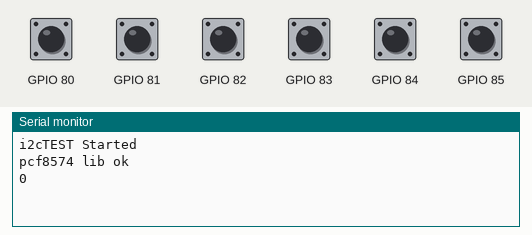
Recording of a sketch running on a simulated ESP32. Shown: the last lines printed to the serial monitor. The test bench sets the inputs (shaded band); at power-on: GPIO 80–85 HIGH.

Above: at 1.7 s.
1.8 s: GPIO 80 pulled LOW for 0.15 s
At 2.8 s:
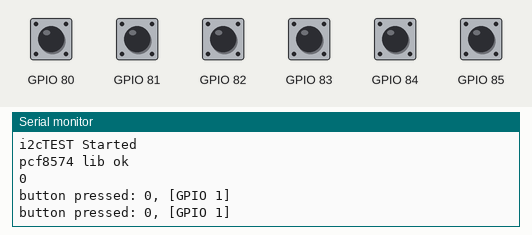
3.4 s: GPIO 83 pulled LOW for 0.15 s
At 5.1 s:
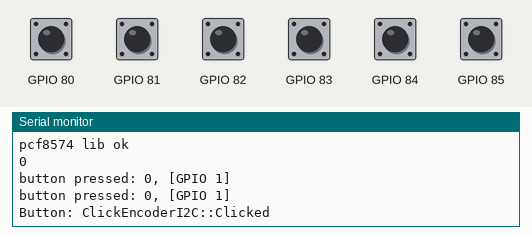
5.4 s: GPIO 81 pulled LOW for 0.15 s
At 6.7 s:
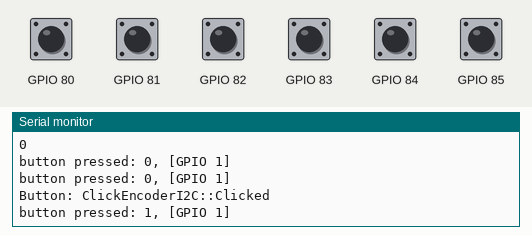
7.0 s: GPIO 82 pulled LOW for 0.15 s
At 7.6 s:
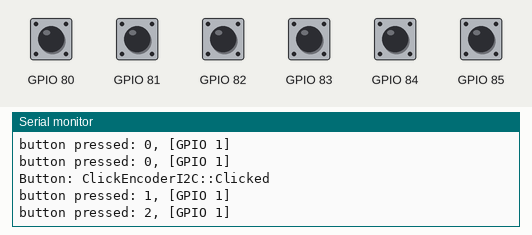
8.6 s: GPIO 84 pulled LOW for 0.15 s
At 9.5 s:
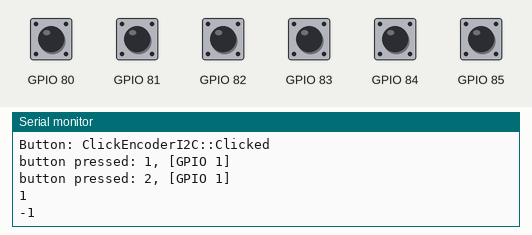
10.2 s: GPIO 85 pulled LOW for 0.15 s
At 11.4 s:
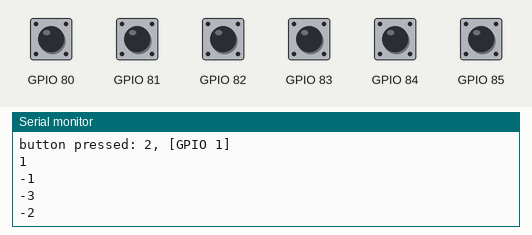
Timing chart, 0 to 12.8 s (numbered marks = the images above; inputs shaded):
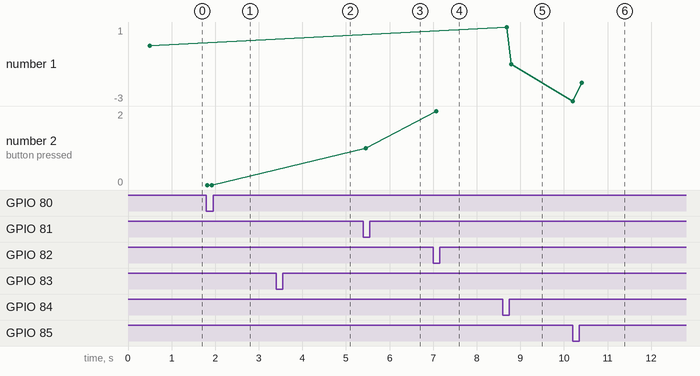

Measured:
- after the input at 1.8 s, the serial monitor: prints a new line at once (image 1)
- after the input at 3.4 s, the serial monitor: prints a new line after 0.54 s (image 2)
- after the input at 5.4 s, the serial monitor: prints a new line after 0.06 s (image 3)
- after the input at 7.0 s, the serial monitor: prints a new line after 0.07 s (image 4)
- after the input at 8.6 s, the serial monitor: prints a new line after 0.09 s (image 5)
- after the input at 10.2 s, the serial monitor: prints a new line at once (image 6)
- plotted number 1: 0 → -1 after the input at 8.6 s, -1 → -2 after the input at 10.2 s
- plotted number 2: 0 → 1 after the input at 5.4 s, 1 → 2 after the input at 7.0 s

The sketch:

i2cenc.ino
```cpp
// (licence header left out)
// our working example
//
// 35 (0x23) address
// x x x
// | |
// x x x
//     |
// x x x
//A0   A2
//

// P0 -> push_button
// P1 -> push_button
// P2 -> push_button

// P3 -> SW
// P4 -> DT
// P5 -> CLK


// #define RELEASE 1
//#define DEBUG 1

#include <Arduino.h>
#include <PCF8574.h>
#include <Ticker.h>

#include "ClickEncoderI2C.h"

#define EXPANDER_ADDESS 0x23

char line[128];
PCF8574 pcf8574(EXPANDER_ADDESS);
ClickEncoderI2C *encoder;
int16_t last, value;
Ticker periodicTicker;

void  timerIsr()
{
    encoder->service();

}

void setup() {
    #ifndef RELEASE
    Serial.begin (115200);
    Serial.println("i2cTEST Started");
    #endif
    delay(500);


    // encoder pins
    pcf8574.pinMode(P0, INPUT_PULLUP);
    pcf8574.pinMode(P1, INPUT_PULLUP);
    pcf8574.pinMode(P2, INPUT_PULLUP);
    pcf8574.pinMode(P3, INPUT_PULLUP);
    pcf8574.pinMode(P4, INPUT_PULLUP);
    pcf8574.pinMode(P5, INPUT_PULLUP);
    pcf8574.pinMode(P6, INPUT_PULLUP);
    pcf8574.pinMode(P7, INPUT_PULLUP);

    encoder = new ClickEncoderI2C(&pcf8574, P5, P4, P3); // CLK(A), DT(B), SW
    // Interval in microsecs
    periodicTicker.attach_ms(1, timerIsr); // 1000 microseconds -> 1 milisecond

    last = -1;

    // Set low latency with this method or uncomment LOW_LATENCY define in the library
    // Needed for encoder
    pcf8574.setLatency(0);
    // Start library
    #ifndef RELEASE
    if (pcf8574.begin()){
        Serial.println("pcf8574 lib ok");
    }else{
        Serial.println("pcf8574 lib ko");
    }
    #endif


}


void loop() {

    value += encoder->getValue();

    uint8_t p0 = pcf8574.digitalRead(P0);
    uint8_t p1 = pcf8574.digitalRead(P1);
    uint8_t p2 = pcf8574.digitalRead(P2);


    p0 = ( 1 ? p0 == 0: 0);
    p1 = ( 1 ? p1 == 0: 0);
    p2 = ( 1 ? p2 == 0: 0);

    #ifndef RELEASE
    if (p0) {
        memset(line, 0, 128);
        sprintf(line,"button pressed: %d, [GPIO %d]", 0, p0);
        Serial.println(line);
    }
    if (p1) {
        memset(line, 0, 128);
        sprintf(line,"button pressed: %d, [GPIO %d]", 1, p1);
        Serial.println(line);
    }
    if (p2) {
        memset(line, 0, 128);
        sprintf(line,"button pressed: %d, [GPIO %d]", 2, p2);
        Serial.println(line);
    }

    if (value != last) {
        last = value;
        memset(line, 0, 128);
        sprintf(line,"encoder value: %d", value);
        Serial.println(value);
    }

    ClickEncoderI2C::Button b = encoder->getButton();
    if (b != ClickEncoderI2C::Open) {
        Serial.print("Button: ");
        #define VERBOSECASE(label) case label: Serial.println(#label); break;
        switch (b) {
        VERBOSECASE(ClickEncoderI2C::Pressed);
        VERBOSECASE(ClickEncoderI2C::Held)
        VERBOSECASE(ClickEncoderI2C::Released)
        VERBOSECASE(ClickEncoderI2C::Clicked)
        case ClickEncoderI2C::DoubleClicked:
            Serial.println("ClickEncoderI2C::DoubleClicked");
            encoder->setAccelerationEnabled(!encoder->getAccelerationEnabled());
            Serial.print("  Acceleration is ");
            Serial.println((encoder->getAccelerationEnabled()) ? "enabled" : "disabled");
            break;
        }
    }

    #endif
    delay(100);
}
```
